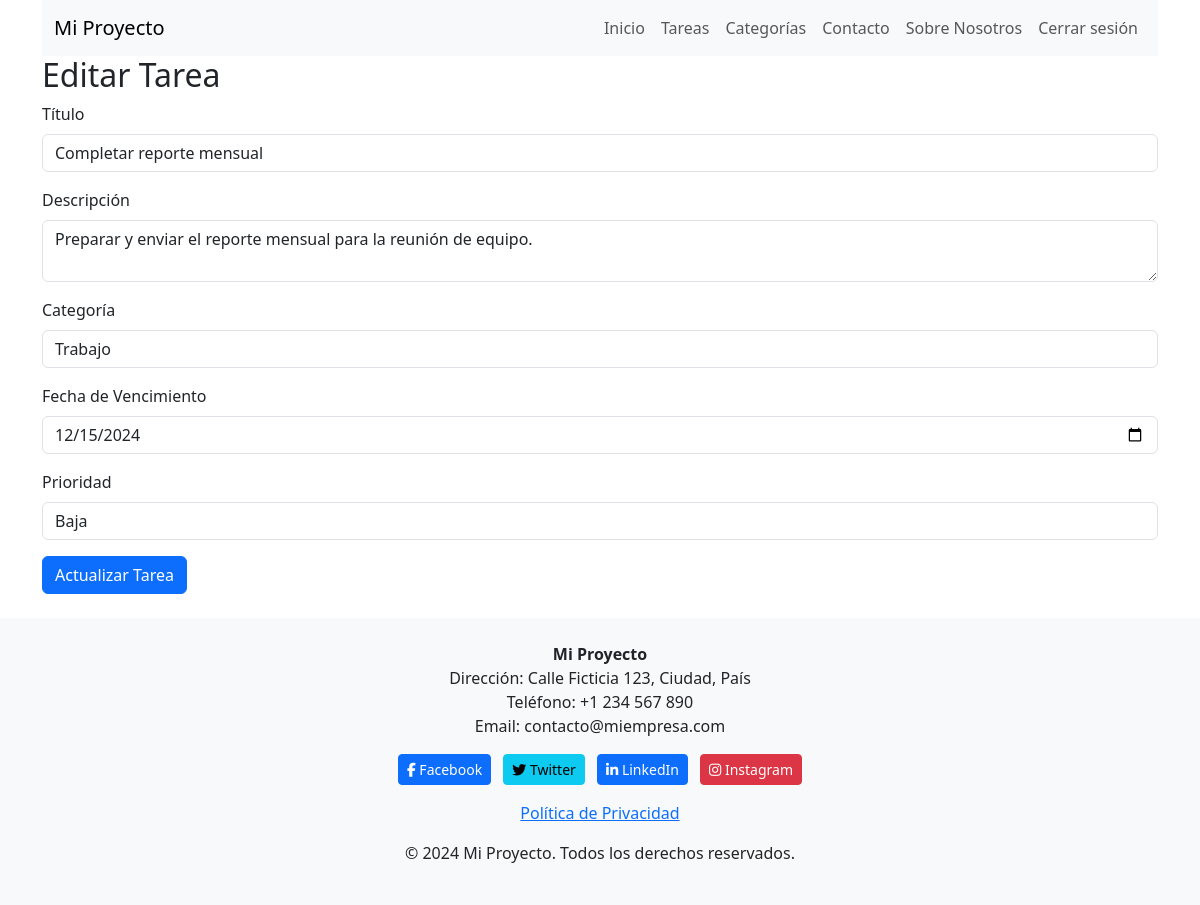
The page /views/edit_task.php?id=1 (signed in) on the database its author committed.
### tables this page shows
CREATE TABLE IF NOT EXISTS `tareas` (
    id INT AUTO_INCREMENT PRIMARY KEY,
    nombre VARCHAR(100) NOT NULL,
    descripcion TEXT,
    fecha_vencimiento DATE,
    prioridad INT,
    id_usuario INT,
    id_categoria INT,
    status TINYINT(1) NOT NULL DEFAULT 1,   
    FOREIGN KEY (id_usuario) REFERENCES usuarios(id) ON DELETE CASCADE,
    FOREIGN KEY (id_categoria) REFERENCES categorias(id) ON DELETE CASCADE
);

CREATE TABLE IF NOT EXISTS `categorias` (
    id INT AUTO_INCREMENT PRIMARY KEY,
    nombre VARCHAR(50) NOT NULL,
    id_usuario INT,
    FOREIGN KEY (id_usuario) REFERENCES usuarios(id) ON DELETE CASCADE
);

### models/Model.php (called while the page is built, shortened)
<?php
class Model {
    public function __construct($pdo) {
        $this->db = $pdo;
    }
}
?>

### models/Tarea.php (called while the page is built, shortened)
<?php
require_once 'Model.php';
class Tarea extends Model {
    public function getTareaPorId($id) {
        $stmt = $this->db->prepare("SELECT * FROM tareas WHERE id = ?");
        $stmt->execute([$id]);
        return $stmt->fetch(PDO::FETCH_ASSOC);
    }
}
?>

### models/Categoria.php (called while the page is built, shortened)
<?php
require_once 'Model.php';
class Categoria extends Model {
    public function getCategoriasPorUsuario($usuarioId) {
        $stmt = $this->db->prepare("SELECT * FROM categorias WHERE id_usuario = ?");
        $stmt->execute([$usuarioId]);
        return $stmt->fetchAll();
    }
}
?>

### views/edit_task.php (the view, shortened to what this page needs)
<?php
require_once '../models/Tarea.php';
require_once '../models/Categoria.php';
require_once '../config/db.php';
$tareaModel = new Tarea($pdo);
$categoriaModel = new Categoria($pdo);
if (isset($_GET['id'])) {
    $tareaId = $_GET['id'];
    $tarea = $tareaModel->getTareaPorId($tareaId);
    $categorias = $categoriaModel->getCategoriasPorUsuario($_SESSION['usuario']['id']);
}
?>
<!DOCTYPE html>
<html lang="es">
<head>
    <link href="https://cdn.jsdelivr.net/npm/bootstrap@5.3.0-alpha3/dist/css/bootstrap.min.css" rel="stylesheet">
</head>
<body>
    <div class="container">
    <?php include('../views/header.php'); ?>
        <h2>Editar Tarea</h2>
        <form action="edit_task.php?id=<?php echo $tareaId; ?>" method="POST">
            <div class="mb-3">
                <label for="nombre" class="form-label">Título</label>
                <input type="text" name="nombre" id="nombre" class="form-control"
                    value="<?php echo htmlspecialchars($tarea['nombre']); ?>" required>
            </div>
            <div class="mb-3">
                <label for="descripcion" class="form-label">Descripción</label>
                <textarea name="descripcion" id="descripcion" class="form-control"
                    required><?php echo htmlspecialchars($tarea['descripcion']); ?></textarea>
            </div>
            <div class="mb-3">
                <label for="categoria_id" class="form-label">Categoría</label>
                <select name="categoria_id" id="categoria_id" class="form-control" required>
                    <?php foreach ($categorias as $categoria): ?>
                        <option value="<?php echo $categoria['id']; ?>" <?php echo ($categoria['id'] == $tarea['id_categoria']) ? 'selected' : ''; ?>>
                            <?php echo htmlspecialchars($categoria['nombre']); ?>
                        </option>
                    <?php endforeach; ?>
                </select>
            </div>
            <div class="mb-3">
                <label for="fecha_vencimiento" class="form-label">Fecha de Vencimiento</label>
                <input type="date" name="fecha_vencimiento" id="fecha_vencimiento" class="form-control"
                    value="<?php echo $tarea['fecha_vencimiento']; ?>" required>
            </div>
            <div class="mb-3">
                <label for="prioridad" class="form-label">Prioridad</label>
                <select name="prioridad" id="prioridad" class="form-control" required>
                    <option value="1" <?php echo $tarea['prioridad'] == 1 ? 'selected' : ''; ?>>Baja</option>
                </select>
            </div>
            <button type="submit" class="btn btn-primary">Actualizar Tarea</button>
        </form>
    </div>        <?php include('../views/footer.php'); ?>
</body>
</html>

### public/css/style.css (style rules this page uses)
html, body { height: 100%; margin: 0; }
body { display: flex; flex-direction: column; }
.container { flex: 1; }

### rows shown on the page
tareas: nombre "Completar reporte mensual", descripcion "Preparar y enviar el reporte mensual para la reunión de equipo.", categoria_id "Trabajo", fecha_vencimiento "12/15/2024", prioridad "Baja"
